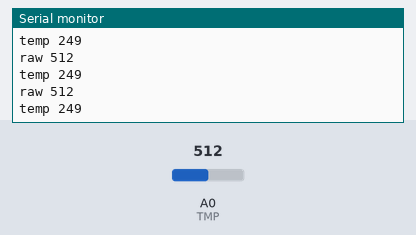
A sketch run on a simulated Arduino Uno, built with avr-gcc and run on an emulated ATmega328P. On the bench: the last lines printed to the serial monitor. Inputs (shaded band) come from the test bench; at power-on: A0 (TMP) = 512.

Above: at 1.3 s.
1.4 s: A0 (TMP) set to 716
At 1.81 s:
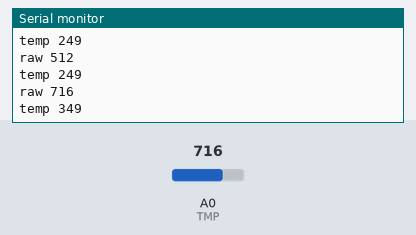
2.9 s: A0 (TMP) set to 900
At 3.31 s:
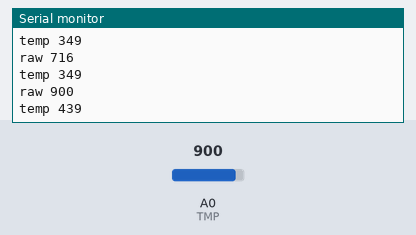
Timing chart, 0 to 5.9 s (numbered marks = the images above; inputs shaded):
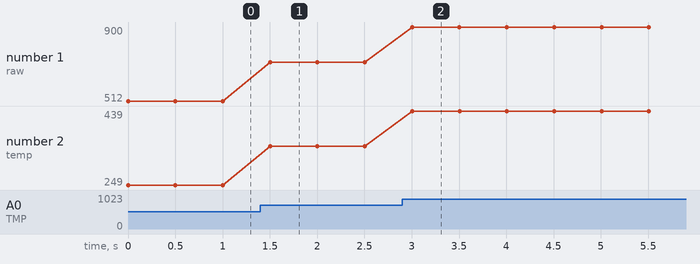

The sketch:

code.ino
```cpp
#define TMP A0
#define DELAY_TIME 500

void setup()
{
    Serial.begin(115200);
    pinMode(TMP, INPUT);
}

void loop()
{
    int raw_val = analogRead(TMP);
    Serial.print("raw ");
    Serial.println(raw_val);
    // int temp = (raw_val / 1023.0) * 500;
    int temp = (raw_val * 4.88) / 10;
    Serial.print("temp ");
    Serial.println(temp);

    delay(DELAY_TIME);
}
```

Measured:
- after the input at 1.4 s, the serial monitor: prints a new line after 0.10 s (image 1)
- after the input at 2.9 s, the serial monitor: prints a new line after 0.10 s (image 2)
- plotted number 1: 512 → 716 after the input at 1.4 s, 716 → 900 after the input at 2.9 s
- plotted number 2: 249 → 349 after the input at 1.4 s, 349 → 439 after the input at 2.9 s
